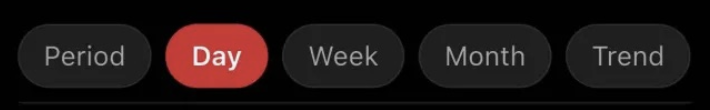
#> input picture detection/templates/top-bar.png, 710 x 110 px; its folder holds only this picture in this run
$ python ypt_detector.py
#> lines starting #> are read from the running program, lines starting #| are printed output that depends on the picture; after the words box and inside, x2 and y2 are one past the last pixel; in counts of white or black regions, pixels touching at a corner belong together
import cv2
import os
import numpy as np
import pytesseract
import re
from skimage.metrics import structural_similarity as ssim

# ---------------------------
# Paths
# ---------------------------

BASE_DIR = os.path.dirname(os.path.abspath(__file__))
SAMPLES_DIR = os.path.join(BASE_DIR, "..", "data", "sample_screenshots")
TEMPLATES_DIR = os.path.join(BASE_DIR, "templates")

# ---------------------------
# Load templates (edges)
# ---------------------------

templates = []
for filename in os.listdir(TEMPLATES_DIR):
    if filename.lower().endswith((".png", ".jpg", ".jpeg")):
        img = cv2.imread(os.path.join(TEMPLATES_DIR, filename), cv2.IMREAD_GRAYSCALE)
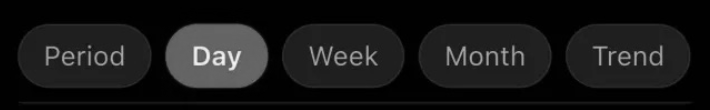
#> img: shape (110, 710); min 0, max 243, mean 24
        if img is not None:
            templates.append(cv2.Canny(img, 50, 150))

# ---------------------------
# Load sample screenshots (edges)
# ---------------------------

samples = []
for filename in os.listdir(SAMPLES_DIR):
    if filename.lower().endswith((".png", ".jpg", ".jpeg")):
        img = cv2.imread(os.path.join(SAMPLES_DIR, filename), cv2.IMREAD_GRAYSCALE)
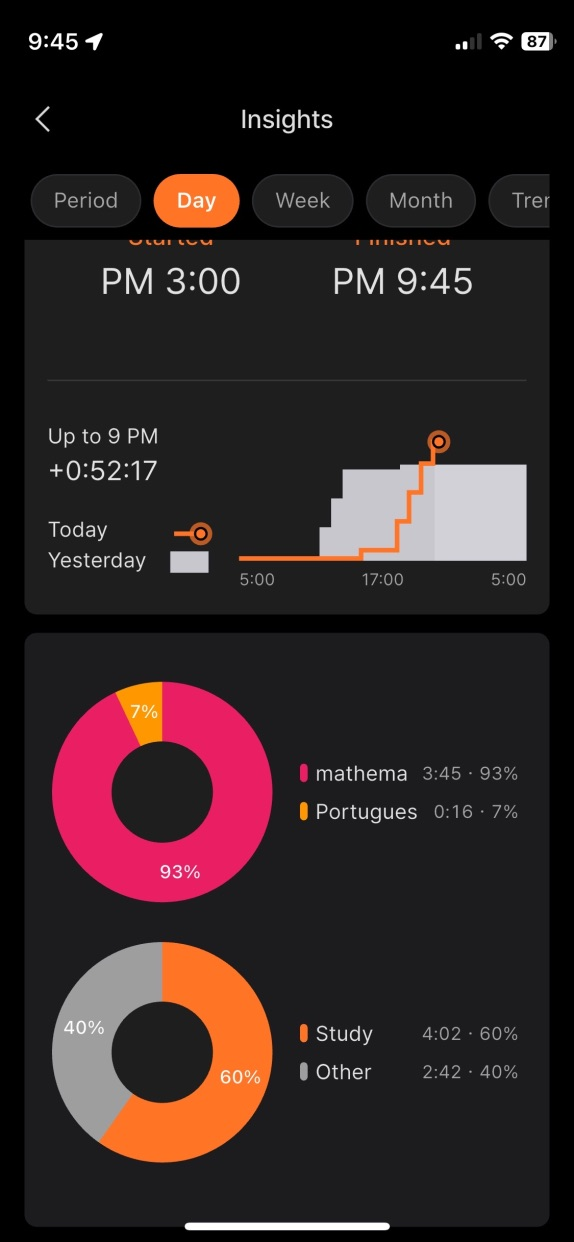
#> input picture data/sample_screenshots/ypt-21.jpeg, 574 x 1242 px
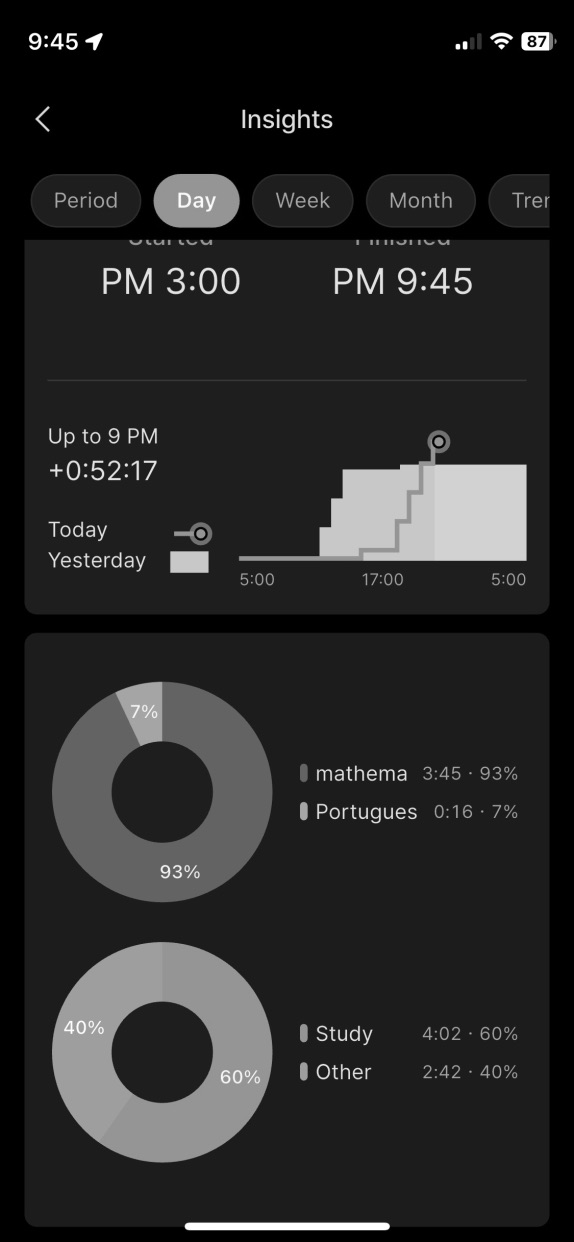
#> img: shape (1242, 574); min 0, max 255, mean 38.7
        if img is not None:
            samples.append(cv2.Canny(img, 50, 150))

# ---------------------------
# Hard rejection filters
# ---------------------------

def is_low_information(gray):
    if np.std(gray) < 10:
        return True

    edges = cv2.Canny(gray, 50, 150)
    return (np.count_nonzero(edges) / edges.size) < 0.01


def has_text_or_numbers(gray):
    text = pytesseract.image_to_string(gray, config="--psm 6").strip()
    return len(text) >= 3 and bool(re.search(r"\d|[A-Za-z]{3,}", text))

# ---------------------------
# YPT semantic signals
# ---------------------------

YPT_KEYWORDS = [
    "insights", "max focus", "started", "finished",
    "period", "trend", "today", "yesterday"
]

def semantic_text_score(gray):
    text = pytesseract.image_to_string(gray, config="--psm 6").lower()
    return sum(1 for kw in YPT_KEYWORDS if kw in text)


# [59 lines left out: functions time_pattern_score, donut_chart_score, color_fingerprint_score, match_template, compare_with_samples, not called in this run]

# ---------------------------
# Main detector (score-based)
# ---------------------------

def is_ypt_screenshot(image_path, score_threshold=7):
#> called with image_path = '../data/sample_screenshots/ypt-21.jpeg', score_threshold = 7
    img = cv2.imread(image_path)
#> img is the input picture: shape (1242, 574, 3); mean B, G, R 35.4, 34.8, 47.8
    if img is None:
        return False

    gray = cv2.cvtColor(img, cv2.COLOR_BGR2GRAY)

    if is_low_information(gray) or not has_text_or_numbers(gray):
#> in is_low_information, `edges = cv2.Canny(gray, 50, 150)`:
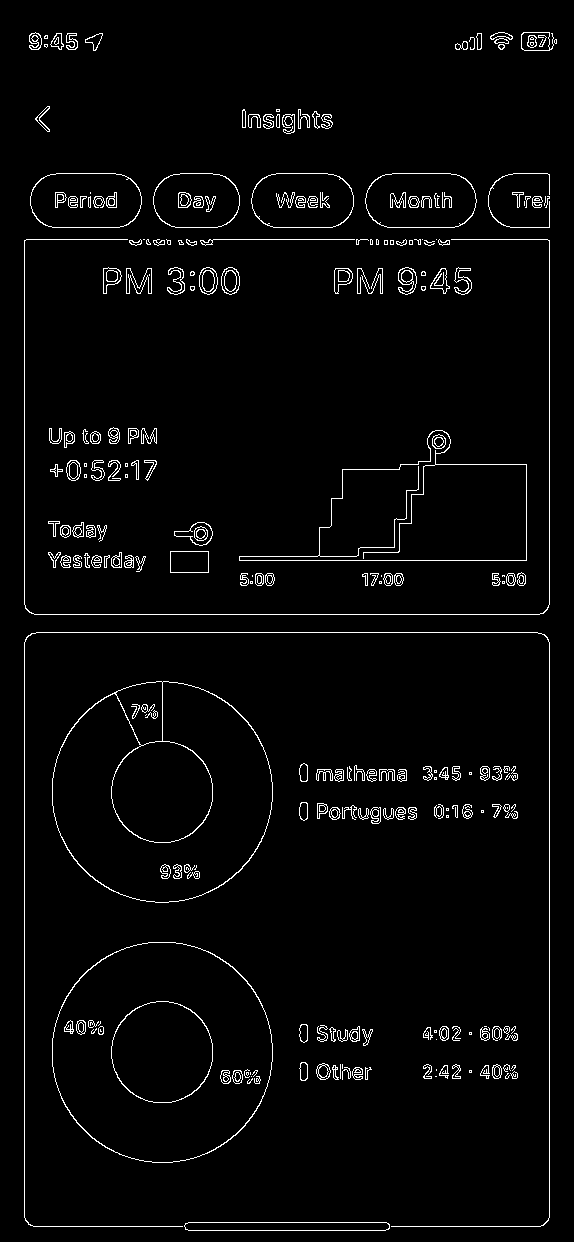
#> edges: shape (1242, 574); 2.9% white in thin lines or dots, all inside (x1, y1, x2, y2) = (24, 32, 557, 1231)
        return False

    score = 0
    score += semantic_text_score(gray)
    score += time_pattern_score(gray)
    score += donut_chart_score(gray)
    score += color_fingerprint_score(img)

    edges = cv2.Canny(gray, 50, 150)

    if any(match_template(edges, t) for t in templates):
        score += 1

    if compare_with_samples(edges):
        score += 1

    return score >= score_threshold

# ---------------------------
# Manual test
# ---------------------------

if __name__ == "__main__":
    tests = ["../data/sample_screenshots/ypt-21.jpeg"]

    for img in tests:
        print(img, "→", "YPT ✅" if is_ypt_screenshot(img) else "NOT YPT ❌")
#> (the call stopped at in has_text_or_numbers, `text = pytesseract.image_to_string(gray, config="--psm 6").strip()`: pytesseract is not available in this run)
